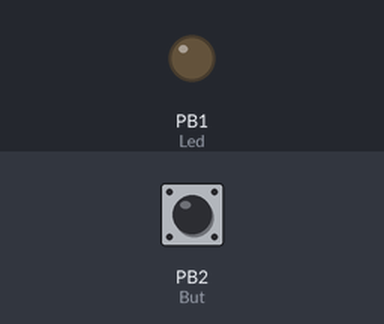
A sketch run on a simulated ATtiny85, built with avr-gcc and run on an emulated ATtiny85. Shown: output pins drawn as LEDs (lit = HIGH). The test bench sets the inputs (shaded band); at power-on: PB2 (But) HIGH.

Above: at 1.2 s.
1.3 s: PB2 (But) pulled LOW for 0.15 s
At 2.0 s:
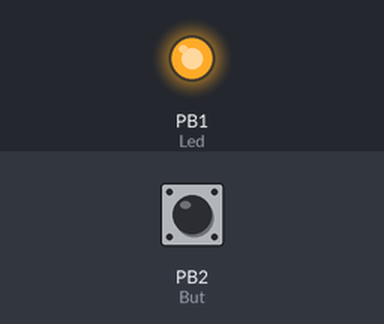
2.9 s: PB2 (But) pulled LOW for 1 s
At 3.3 s:
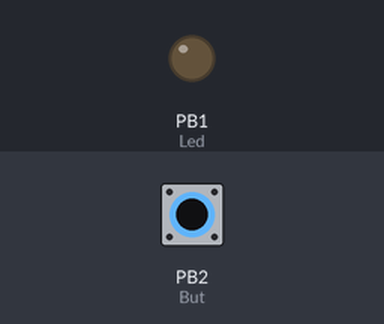
5.4 s: PB2 (But) pulled LOW for 3.2 s
At 6.4 s:
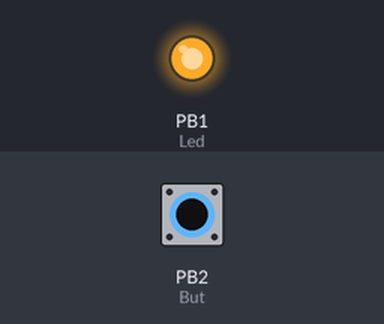
Timing chart, 0 to 8.4 s (numbered marks = the images above; inputs shaded):
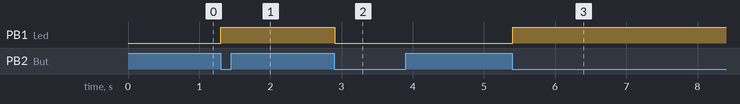

Measured:
- after the input at 1.3 s, PB1 (Led): LOW → HIGH at once
- after the input at 2.9 s, PB1 (Led): HIGH → LOW at once
- after the input at 5.4 s, PB1 (Led): LOW → HIGH at once

The sketch:

O85_Button.ino
```cpp
/**********************************************************************************/
/*    Demo Program for:          						  */
/*	  Board: Olimexino-85                 					  */
/*    Manufacture: OLIMEX                                                   	  */
/*	  COPYRIGHT (C) 2013							  */
/*    Designed by: Engineer Penko T. Bozhkov                                      */
/*    Revision       :  1.0.0 (initial)                                           */
/*    Date           :  31.10.2013                                                */
/*   Built with Arduino C/C++ Compiler, version: 1.0.4                            */
/**********************************************************************************/
/*
  Action:
  =======
  Switches over Olimexino-85's STAT led, i.e. pin #1 when the Button is pressed
  The Button must be connected to Olimexino-85's pin #2

  Simple Schematic:
  =================
  |---------------------------|        --------| R=10k |--------|vcc
  |                    |  #0  |        |
  |                    |  #1  |        |       --------
  |                    |  #2  |--------o------| Button |--------|gnd
  |    OLIMEXINO-85    |  #3  |                --------
  |                    |  #4  |
  |                    | #RST |
  |                    | GND  |---------------------------------|gnd
  |                    | VCC  |---------------------------------|vcc
  |---------------------------|

  To upload to your Olimexino-85:
  1) Select the proper board from the Tools->Board Menu->Digispark 8mhz - NO USB(Tiny Core)
  2) Select Digispark from the Tools->Programmer
  3) Press the Upload button
  4) When you see the message: "Plug in device now... (will timeout in 60 seconds)", Plug in the Olimexino-85
*/

#define  Led  1
#define  But  2

int Counter = 0;

// This function switches over the Led when is called
void Toggle_Led(void){
  if(digitalRead(Led)==HIGH){ digitalWrite(Led, LOW);   }
  else{                       digitalWrite(Led, HIGH);  }
}

// The setup routine is executed once when you power-on the board or press the RST button later
void setup() {

  pinMode(Led, OUTPUT);    // initialize the digital pin as an output.
  digitalWrite(Led, LOW);  // Set it in Low state
  pinMode(But, INPUT);

}

// The loop routine runs over and over again until power-off the board or interrupt occure:
void loop() {

  //Scan the button
  if(digitalRead(But)==LOW){
    Counter++;
    if(Counter == 100){
      // When surely recognized as pressed switch over the led
      Toggle_Led();
      Counter = 0;
      // Wait until the Button is not released
      while(digitalRead(But)==LOW){  asm("NOP");  }
    }
  }
  else{
   Counter = 0;
  }

}
```
